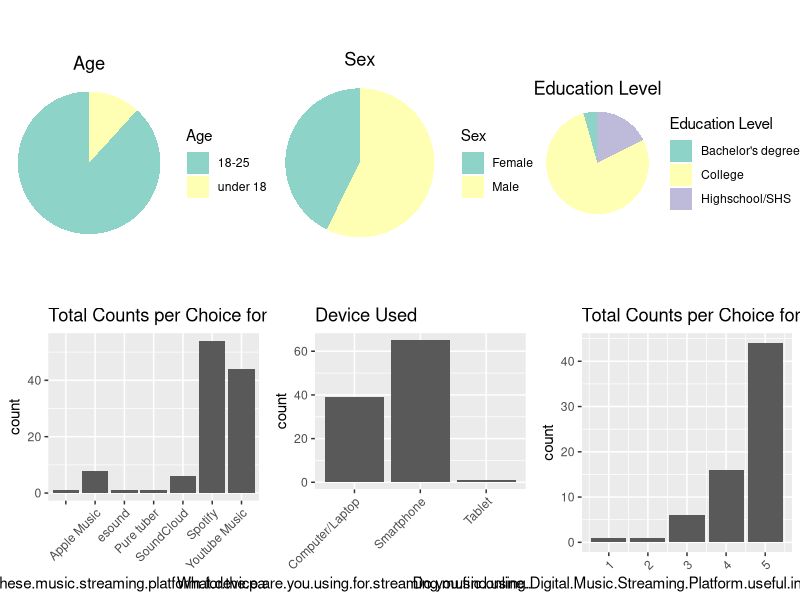

This figure's R source:
library(ggplot2)
library(dplyr)
library(tidyr)
library(gridExtra)

# Read the data
data <- read.csv("survey.csv")

# Remove rows with missing values
cleaned_data <- na.omit(data)

# Calculate the total counts per choice for the desired column
column_counts <- cleaned_data %>%
  separate_rows(Have.you.used.any.of.these.music.streaming.platform.for.the.past.week...Can.select.multiple., sep = ", ") %>%
  group_by(Have.you.used.any.of.these.music.streaming.platform.for.the.past.week...Can.select.multiple.) %>%
  summarise(count = n())

# Bar graph for the total counts per choice
bar_another_column <- ggplot(column_counts, aes(x = Have.you.used.any.of.these.music.streaming.platform.for.the.past.week...Can.select.multiple., y = count)) +
  geom_bar(stat = "identity") +
  labs(title = "Total Counts per Choice for Another Column") +
  theme(axis.text.x = element_text(angle = 45, hjust = 1))

# Calculate the total device used for the desired column
column_device <- cleaned_data %>%
  separate_rows(What.device.are.you.using.for.streaming.music.online...Can.select.multiple., sep = ", ") %>%
  group_by(What.device.are.you.using.for.streaming.music.online...Can.select.multiple.) %>%
  summarise(count = n())

# Bar graph for the total device used
bar_another_device <- ggplot(column_device, aes(x = What.device.are.you.using.for.streaming.music.online...Can.select.multiple., y = count)) +
  geom_bar(stat = "identity") +
  labs(title = "Device Used") +
  theme(axis.text.x = element_text(angle = 45, hjust = 1))

# Pie chart for age 
pie_chart_age <- ggplot(cleaned_data, aes(x = "", fill = factor(Age))) +
  geom_bar(width = 1, position = "fill") +
  coord_polar(theta = "y") +
  scale_fill_brewer(palette = "Set3") +
  labs(title = "Age",
       fill = "Age") +
  theme_void() +
  theme(
    plot.title = element_text(hjust = 0.5)
  )

# Pie chart for sex 
pie_chart_sex <- ggplot(cleaned_data, aes(x = "", fill = factor(Sex))) +
  geom_bar(width = 1, position = "fill") +
  coord_polar(theta = "y") +
  scale_fill_brewer(palette = "Set3") +
  labs(title = "Sex",
       fill = "Sex") +
  theme_void() +
  theme(
    plot.title = element_text(hjust = 0.5)
  )

# Pie chart for education level 
pie_chart_education <- ggplot(cleaned_data, aes(x = "", fill = factor(Education_level))) +
  geom_bar(width = 1, position = "fill") +
  coord_polar(theta = "y") +
  scale_fill_brewer(palette = "Set3") +
  labs(title = "Education Level",
       fill = "Education Level") +
  theme_void() +
  theme(
    plot.title = element_text(hjust = 0.5)
  )
#-------------------------------------------------------------------------------------------------------------------------------------------------------------------
column_countsPE1 <- cleaned_data %>%
  separate_rows(Do.you.find.using.Digital.Music.Streaming.Platform.useful.in.discovering.new.music.., sep = ", ") %>%
  
  summarise(count = n())

# Bar graph for the total counts per choice
bar_columnPE1 <- ggplot(column_countsPE1, aes(x = Do.you.find.using.Digital.Music.Streaming.Platform.useful.in.discovering.new.music.., y = count)) +
  geom_bar(stat = "identity") +
  labs(title = "Total Counts per Choice for Another Column") +
  theme(axis.text.x = element_text(angle = 45, hjust = 1))


column_countsPE1 <- cleaned_data %>%
  separate_rows(Do.you.find.using.Digital.Music.Streaming.Platform.useful.in.discovering.new.music.., sep = ", ") %>%
  group_by(Do.you.find.using.Digital.Music.Streaming.Platform.useful.in.discovering.new.music..) %>%
  summarise(count = n())

# Bar graph for the total counts per choice
bar_columnPE1 <- ggplot(column_countsPE1, aes(x = Do.you.find.using.Digital.Music.Streaming.Platform.useful.in.discovering.new.music.., y = count)) +
  geom_bar(stat = "identity") +
  labs(title = "Total Counts per Choice for Another Column") +
  theme(axis.text.x = element_text(angle = 45, hjust = 1))

# Arrange the plots
grid.arrange(pie_chart_age, pie_chart_sex, pie_chart_education, bar_another_column, bar_another_device, bar_columnPE1, nrow = 2)